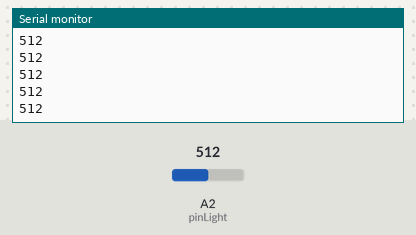
Bench run of a sketch on a simulated Arduino Uno, built with avr-gcc and run on an emulated ATmega328P. On the bench: the last lines printed to the serial monitor. Inputs (shaded band) come from the test bench; at power-on: A2 (pinLight) = 512.

Above: at 1.2 s.
1.3 s: A2 (pinLight) set to 716
At 1.31 s:
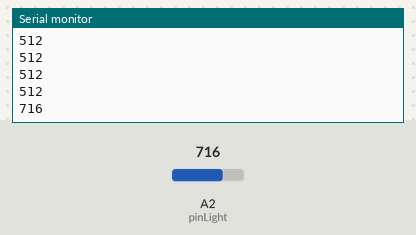
2.8 s: A2 (pinLight) set to 900
At 2.81 s:
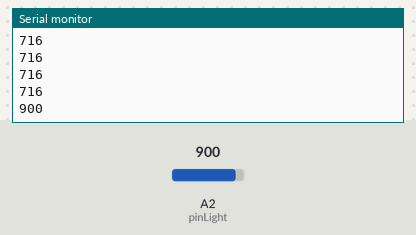
Timing chart, 0 to 5.8 s (numbered marks = the images above; inputs shaded):
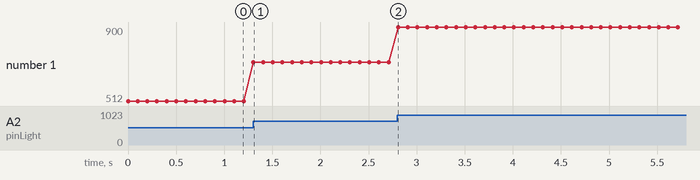

Measured:
- after the input at 1.3 s, the serial monitor: prints a new line at once (image 1)
- after the input at 2.8 s, the serial monitor: prints a new line at once (image 2)
- plotted number 1: 512 → 716 after the input at 1.3 s, 716 → 900 after the input at 2.8 s

The sketch:

Grove_Light_Sensor_Rotation.ino
```cpp
const int pinLight = A2;


void setup()
{
     // Configure the serial communication line at 9600 baud (bits per second.)
    Serial.begin(9600);
}

void loop()
{
    // Read the value of the light sensor. The light sensor is an analog sensor.
    int sensorValue = analogRead(pinLight);
    Serial.println(sensorValue);

    delay(100);
}
```
